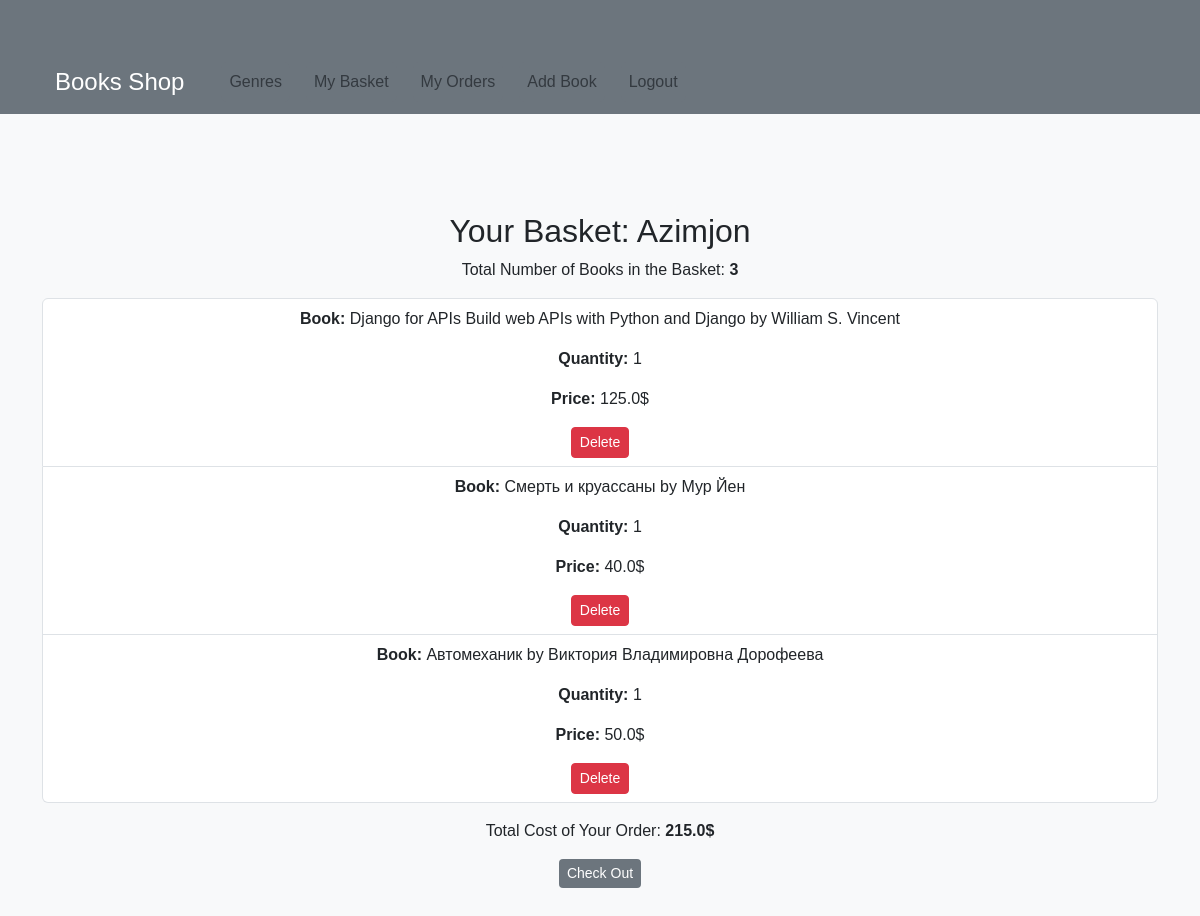
The page /basket/ (signed in) on the database its author committed.
### products/models.py (models this page shows, shortened)
class Basket(models.Model):
    user = models.ForeignKey(User, on_delete=models.CASCADE, null=True, blank=True)
    product = models.ForeignKey(Products, on_delete=models.CASCADE, related_name='books')
    quantity = models.PositiveIntegerField(default=0)
    data_created = models.DateTimeField(auto_now_add=True)
    objects = BasketQuerySet.as_manager()
    def sum(self):
        return self.quantity * self.product.price

class Products(models.Model):
    user = models.ForeignKey(User, on_delete=models.CASCADE)
    name = models.CharField(max_length=255)
    author = models.CharField(max_length=255, blank=True, null=True)
    description = models.TextField()
    price = models.FloatField()
    categories = models.ForeignKey(Categories, on_delete=models.CASCADE, related_name='books')
    stock = models.IntegerField()
    data_created = models.DateTimeField(auto_now_add=True)
    class Meta:
        verbose_name_plural = "Books"
        verbose_name = "Book"

### products/views.py (the view)
# urls.py: path('basket/', baskets_detail, name='basket'),
@login_required()
def baskets_detail(request):
    baskets = Basket.objects.filter(user=request.user)
    return render(request, 'products/baskets_detail.html', {'baskets': baskets})

### products/models.py (called while the page is built)
    def total_sum(self):
        return sum(basket.sum() for basket in self)

    def total_quantity(self):
        return sum(basket.quantity for basket in self)

### products/templates/products/baskets_detail.html (shortened to what this page needs)
{% extends 'products/base.html' %}
{% block content %}
    <div class="container mt-5">
        {% if baskets %}
            <h2>Your Basket: {{ user }}</h2>
            <p>Total Number of Books in the Basket: <b>{{ baskets.total_quantity }}</b></p>
            <ul class="list-group mt-3">
                {% for basket in baskets %}
                    <li class="list-group-item">
                        <p><b>Book:</b> {{ basket.product.name }} by {{ basket.product.author }}</p>
                        <p><b>Quantity:</b> {{ basket.quantity }}</p>
                        <p><b>Price:</b> {{ basket.sum }}$</p>
                        <a href="{% url 'basket_remove' basket.pk %}" class="btn btn-danger btn-sm">Delete</a>
                    </li>
                {% endfor %}
            </ul>
            <p class="mt-3">Total Cost of Your Order: <b>{{ baskets.total_sum }}$</b></p>
            <a href="{% url 'add_to_order'%}" class="btn btn-primary btn-sm">Check Out</a><br><br><br>
        {% else %}
            <h2>Sorry, Your Shopping Cart is Empty</h2>
        {% endif %}
    </div><br><br><br>
{% endblock %}

### products/templates/products/base.html (style rules this page uses)
body { background-color: #f8f9fa; font-family: 'Poppins', sans-serif; }
.container { margin-top: 50px; text-align: center; }
.btn-primary { background-color: #6c757d; border: none; transition: background-color 0.3s; }

### rows shown on the page
Basket: total_quantity "3", product.name "Django for APIs Build web APIs with Python and Django", product.author "William S. Vincent", quantity "1", sum "125.0", total_sum "215.0"
Basket: product.name "Смерть и круассаны", product.author "Мур Йен", quantity "1", sum "40.0"
Basket: product.name "Автомеханик", product.author "Виктория Владимировна Дорофеева", quantity "1", sum "50.0"

### other values the page prints
{{ user }} "Azimjon"
